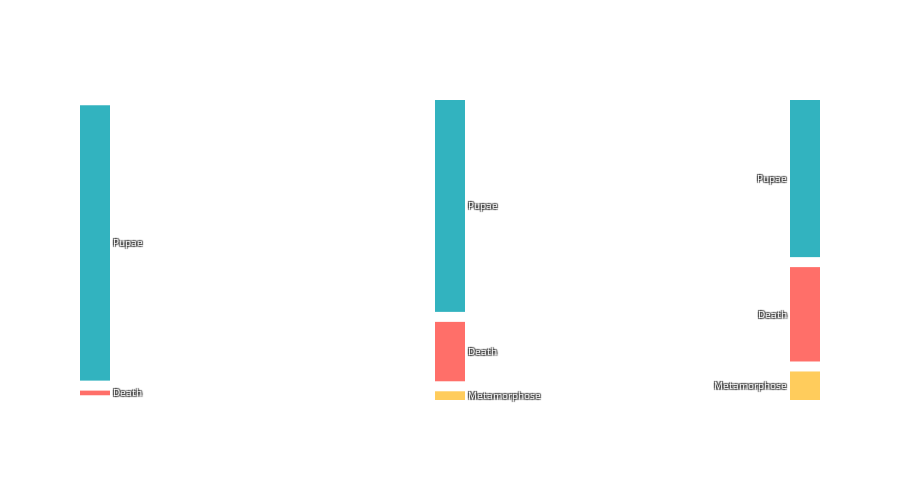

Write notebook code for a chart like this one.
### Code cell
data_trace = dict(
    type='sankey',
    domain = dict(
      x =  [0,1],
      y =  [0,1]
    ),
    orientation = "h",
    valueformat = ".0f",
    node = dict(
      pad = 10,
      thickness = 30,
      line = dict(
        color = "black",
        width = 0
      ),
        font = dict(
      size = 20,
        color = '#ffffff'
    ),
      label = [
'Pupae',
'Death',  
'Death',            
'Metamorphose',
'Pupae',
'Death',            
'Metamorphose',
'Pupae'],
color = ['#32b3bf',
              '#ff6f69',
         '#ff6f69',
         '#ffcc5c',
         '#32b3bf',
         '#ff6f69',
         '#ffcc5c',
         '#32b3bf']
,
      #color = sankey_df['Color']
    ),
    link = dict(
      source = sankey_df['source'].dropna(axis=0, how='any'),
      target = sankey_df['target'].dropna(axis=0, how='any'),
      value = sankey_df['count'].dropna(axis=0, how='any'),
      #color = sankey_df['Color'],
  )
)

layout =  dict(
    title = "HQC Pipeline",
    height = 480,
    paper_bgcolor='rgba(0,0,0,0)',
    plot_bgcolor='rgba(0,0,0,0)',
    font = dict(
      size = 10,
        color = '#ffffff'
    ),    
)

fig = dict(data=[data_trace], layout=layout)
iplot(fig, validate=False, filename = 'hqc_pipeline.html', show_link=False)

### Figure 1 — Plotly figure (JSON) as saved in the notebook; plotly's stock layout.template omitted (floating-point values rounded to 4 significant figures)
{"data": [{"domain": {"x": [0, 1], "y": [0, 1]}, "link": {"source": [0, 0, 0, 1, 3, 4, 2, 4, 3, 3, 4], "target": [2, 3, 4, 2, 5, 5, 5, 6, 6, 7, 7], "value": [1062, 169, 4109, 90, 2, 676, 1152, 389, 164, 3, 3044]}, "node": {"color": ["#32b3bf", "#ff6f69", "#ff6f69", "#ffcc5c", "#32b3bf", "#ff6f69", "#ffcc5c", "#32b3bf"], "font": {"color": "#ffffff", "size": 20}, "label": ["Pupae", "Death", "Death", "Metamorphose", "Pupae", "Death", "Metamorphose", "Pupae"], "line": {"color": "black", "width": 0}, "pad": 10, "thickness": 30}, "orientation": "h", "type": "sankey", "valueformat": ".0f"}], "layout": {"font": {"color": "#ffffff", "size": 10}, "height": 480, "paper_bgcolor": "rgba(0,0,0,0)", "plot_bgcolor": "rgba(0,0,0,0)", "title": "HQC Pipeline"}}
